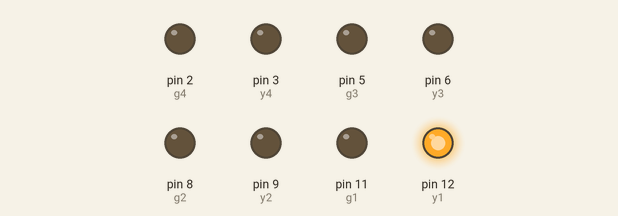
This sketch was run on a simulated Arduino Uno, built with avr-gcc and run on an emulated ATmega328P. On the bench: output pins drawn as LEDs (lit = HIGH). Pins used as bus, display or sensor lines are not drawn.

Above: at 2.5 s.
At 17.5 s:
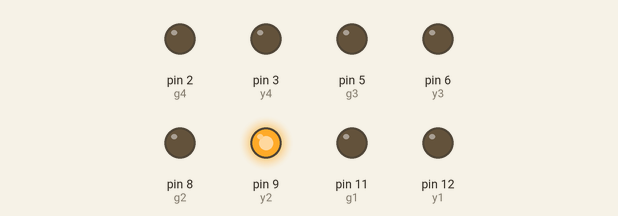
At 25.0 s:
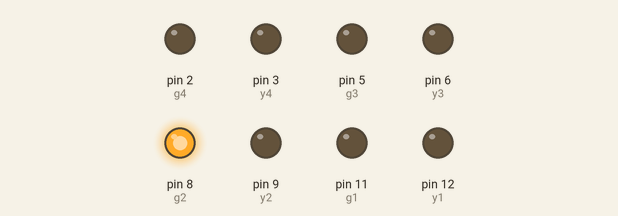
At 32.5 s:
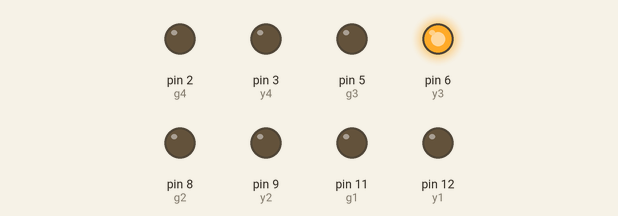
At 47.5 s:
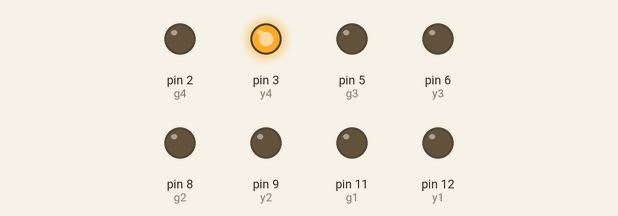
At 70.0 s:
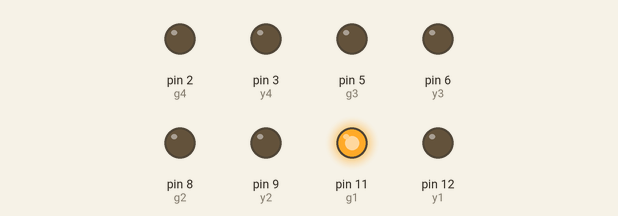
Timing chart, 0 to 78.0 s (numbered marks = the images above):
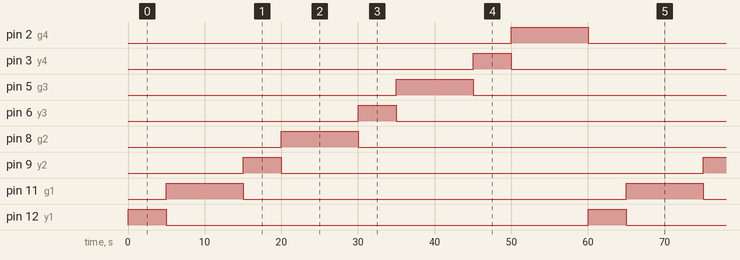

Measured:
- by itself, pin 2 (g4), pin 5 (g3), pin 8 (g2), pin 11 (g1): alternates HIGH for 10.0 s and LOW for 50.0 s
- by itself, pin 3 (y4), pin 6 (y3), pin 9 (y2), pin 12 (y1): alternates HIGH for 5.0 s and LOW for 55.0 s
- by itself, everything shown: repeats every 60.0 s, in 9 steps

The sketch:

4way_Traffic_control.ino
```cpp
int r1=13,r2=10,r3=7,r4=4;
int y1=12,y2=9,y3=6,y4=3;
int g1=11,g2=8,g3=5,g4=2;
void setup()
{
  pinMode(r1, OUTPUT);
  pinMode(y1, OUTPUT);
  pinMode(g1, OUTPUT);
  pinMode(r2, OUTPUT);
  pinMode(y2, OUTPUT);
  pinMode(g2, OUTPUT);
  pinMode(r3, OUTPUT);
  pinMode(y3, OUTPUT);
  pinMode(g3, OUTPUT);
  pinMode(r4, OUTPUT);
  pinMode(y4, OUTPUT);
  pinMode(g4, OUTPUT);
}

void loop()
{
  digitalWrite(r1, HIGH);
  digitalWrite(r2, HIGH);
  digitalWrite(r3, HIGH);
  digitalWrite(r4, HIGH);

  //for 1sr
  digitalWrite(r1, LOW);
  digitalWrite(y1, HIGH);
  delay(5000);
  digitalWrite(y1, LOW);
  digitalWrite(g1, HIGH);
  delay(10000);
  digitalWrite(g1, LOW);
  digitalWrite(r1, HIGH);
  //for 2nd
  digitalWrite(r2, LOW);
  digitalWrite(y2, HIGH);
  delay(5000);
  digitalWrite(y2, LOW);
  digitalWrite(g2, HIGH);
  delay(10000);
  digitalWrite(g2, LOW);
  digitalWrite(r2, HIGH);
  //for 3rd
  digitalWrite(r3, LOW);
  digitalWrite(y3, HIGH);
  delay(5000);
  digitalWrite(y3, LOW);
  digitalWrite(g3, HIGH);
  delay(10000);
  digitalWrite(g3, LOW);
  digitalWrite(r3, HIGH);
  //for 4th
  digitalWrite(r4, LOW);
  digitalWrite(y4, HIGH);
  delay(5000);
  digitalWrite(y4, LOW);
  digitalWrite(g4, HIGH);
  delay(10000);
  digitalWrite(g4, LOW);
  digitalWrite(r4, HIGH);
}
```
